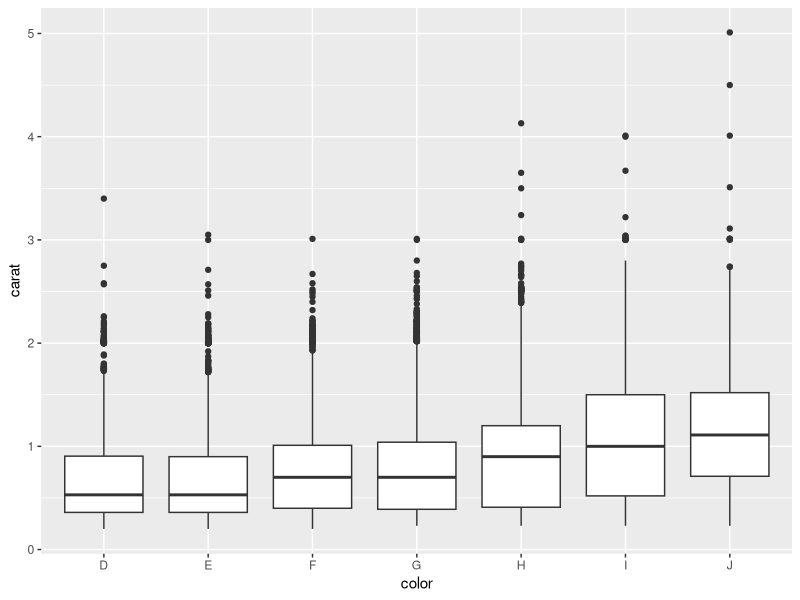

R code for this plot:
## ---- chunk 1
knitr::opts_chunk$set(echo = TRUE)
library(ggplot2)
## ---- chunk 2
ggplot(diamonds, aes(color, carat)) + geom_boxplot()

